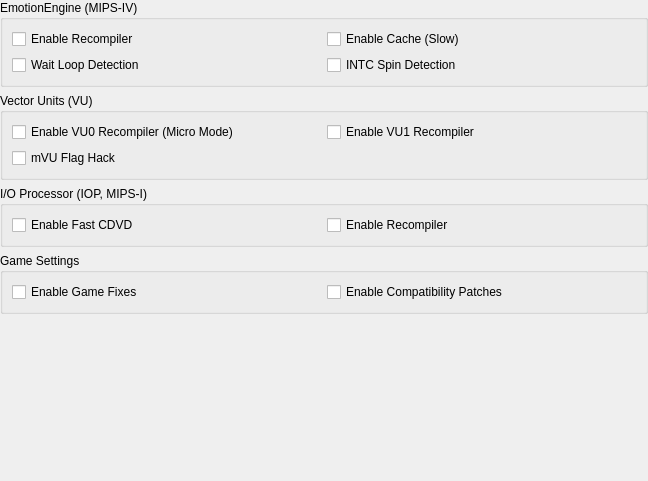
<?xml version="1.0" encoding="UTF-8"?>
<ui version="4.0">
 <class>SystemDebugSettingsWidget</class>
 <widget class="QWidget" name="SystemDebugSettingsWidget">
  <property name="geometry">
   <rect>
    <x>0</x>
    <y>0</y>
    <width>648</width>
    <height>481</height>
   </rect>
  </property>
  <property name="windowTitle">
   <string>Form</string>
  </property>
  <layout class="QVBoxLayout" name="verticalLayout">
   <property name="leftMargin">
    <number>0</number>
   </property>
   <property name="topMargin">
    <number>0</number>
   </property>
   <property name="rightMargin">
    <number>0</number>
   </property>
   <property name="bottomMargin">
    <number>0</number>
   </property>
   <item>
    <widget class="QGroupBox" name="groupBox">
     <property name="title">
      <string>EmotionEngine (MIPS-IV)</string>
     </property>
     <layout class="QGridLayout" name="gridLayout_4">
      <item row="0" column="0">
       <widget class="QCheckBox" name="eeRecompiler">
        <property name="text">
         <string>Enable Recompiler</string>
        </property>
       </widget>
      </item>
      <item row="2" column="0">
       <widget class="QCheckBox" name="eeWaitLoopDetection">
        <property name="text">
         <string>Wait Loop Detection</string>
        </property>
       </widget>
      </item>
      <item row="0" column="1">
       <widget class="QCheckBox" name="eeCache">
        <property name="text">
         <string>Enable Cache (Slow)</string>
        </property>
       </widget>
      </item>
      <item row="2" column="1">
       <widget class="QCheckBox" name="eeINTCSpinDetection">
        <property name="text">
         <string>INTC Spin Detection</string>
        </property>
       </widget>
      </item>
     </layout>
    </widget>
   </item>
   <item>
    <widget class="QGroupBox" name="groupBox_2">
     <property name="title">
      <string>Vector Units (VU)</string>
     </property>
     <layout class="QGridLayout" name="gridLayout_3">
      <item row="2" column="0">
       <widget class="QCheckBox" name="vuFlagHack">
        <property name="text">
         <string>mVU Flag Hack</string>
        </property>
       </widget>
      </item>
      <item row="0" column="0">
       <widget class="QCheckBox" name="vu0Recompiler">
        <property name="text">
         <string>Enable VU0 Recompiler (Micro Mode)</string>
        </property>
       </widget>
      </item>
      <item row="0" column="1">
       <widget class="QCheckBox" name="vu1Recompiler">
        <property name="text">
         <string>Enable VU1 Recompiler</string>
        </property>
       </widget>
      </item>
     </layout>
    </widget>
   </item>
   <item>
    <widget class="QGroupBox" name="groupBox_3">
     <property name="title">
      <string>I/O Processor (IOP, MIPS-I)</string>
     </property>
     <layout class="QGridLayout" name="gridLayout_2">
      <item row="0" column="0">
       <widget class="QCheckBox" name="fastCDVD">
        <property name="text">
         <string>Enable Fast CDVD</string>
        </property>
       </widget>
      </item>
      <item row="0" column="1">
       <widget class="QCheckBox" name="iopRecompiler">
        <property name="text">
         <string>Enable Recompiler</string>
        </property>
       </widget>
      </item>
     </layout>
    </widget>
   </item>
   <item>
    <widget class="QGroupBox" name="groupBox_4">
     <property name="title">
      <string>Game Settings</string>
     </property>
     <layout class="QGridLayout" name="gridLayout">
      <item row="0" column="0">
       <widget class="QCheckBox" name="gameFixes">
        <property name="text">
         <string>Enable Game Fixes</string>
        </property>
       </widget>
      </item>
      <item row="0" column="1">
       <widget class="QCheckBox" name="patches">
        <property name="text">
         <string>Enable Compatibility Patches</string>
        </property>
       </widget>
      </item>
     </layout>
    </widget>
   </item>
   <item>
    <spacer name="verticalSpacer_2">
     <property name="orientation">
      <enum>Qt::Vertical</enum>
     </property>
     <property name="sizeHint" stdset="0">
      <size>
       <width>20</width>
       <height>3</height>
      </size>
     </property>
    </spacer>
   </item>
  </layout>
 </widget>
 <resources>
  <include location="../resources/resources.qrc"/>
 </resources>
 <connections/>
</ui>
